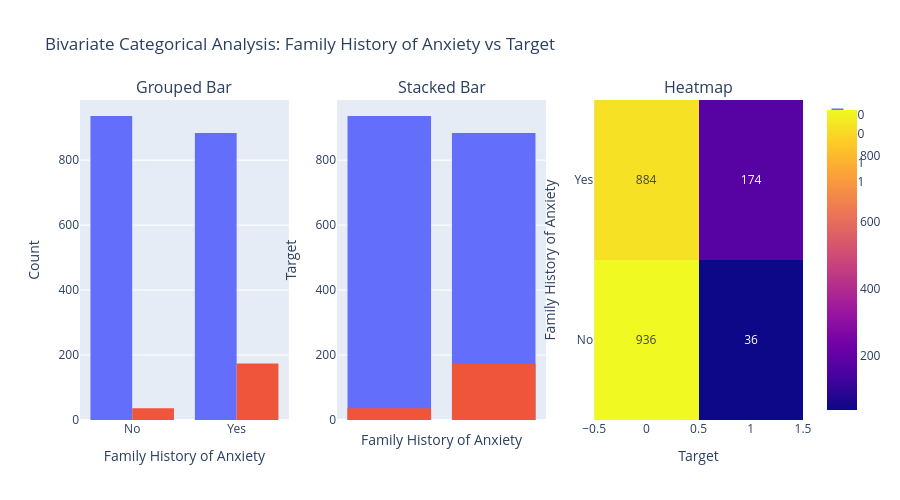

Notebook source saved alongside this figure:
### Code cell
fig2 = categorical_bivariate_all_plots(df, "Family History of Anxiety", "Target")
fig2.show()

### Figure 1 — Plotly figure (JSON) as saved in the notebook; plotly's stock layout.template omitted (floating-point values rounded to 4 significant figures; data arrays with more than 128 entries replaced by an {"elided": "..."} marker saying what was removed)
{"data": [{"alignmentgroup": "True", "bingroup": "x", "hovertemplate": "Target=0<br>Family History of Anxiety=%{x}<br>count=%{y}<extra></extra>", "legendgroup": "0", "marker": {"color": "#636efa", "pattern": {"shape": ""}}, "name": "0", "offsetgroup": "group_0", "orientation": "v", "showlegend": true, "type": "histogram", "x": {"elided": "1820 str values"}, "xaxis": "x", "yaxis": "y"}, {"alignmentgroup": "True", "bingroup": "x", "hovertemplate": "Target=1<br>Family History of Anxiety=%{x}<br>count=%{y}<extra></extra>", "legendgroup": "1", "marker": {"color": "#EF553B", "pattern": {"shape": ""}}, "name": "1", "offsetgroup": "group_1", "orientation": "v", "showlegend": true, "type": "histogram", "x": {"elided": "210 str values"}, "xaxis": "x", "yaxis": "y"}, {"alignmentgroup": "True", "bingroup": "x", "hovertemplate": "Target=0<br>Family History of Anxiety=%{x}<br>count=%{y}<extra></extra>", "legendgroup": "0", "marker": {"color": "#636efa", "pattern": {"shape": ""}}, "name": "0", "offsetgroup": "stacked", "orientation": "v", "showlegend": true, "type": "histogram", "x": {"elided": "1820 str values"}, "xaxis": "x2", "yaxis": "y2"}, {"alignmentgroup": "True", "bingroup": "x", "hovertemplate": "Target=1<br>Family History of Anxiety=%{x}<br>count=%{y}<extra></extra>", "legendgroup": "1", "marker": {"color": "#EF553B", "pattern": {"shape": ""}}, "name": "1", "offsetgroup": "stacked", "orientation": "v", "showlegend": true, "type": "histogram", "x": {"elided": "210 str values"}, "xaxis": "x2", "yaxis": "y2"}, {"coloraxis": "coloraxis", "hovertemplate": "Target: %{x}<br>Family History of Anxiety: %{y}<br>Count: %{z}<extra></extra>", "name": "0", "texttemplate": "%{z}", "type": "heatmap", "x": [0, 1], "xaxis": "x3", "y": ["No", "Yes"], "yaxis": "y3", "z": [[936, 36], [884, 174]]}], "layout": {"annotations": [{"font": {"size": 16}, "showarrow": false, "text": "Grouped Bar", "x": 0.1444, "xanchor": "center", "xref": "paper", "y": 1, "yanchor": "bottom", "yref": "paper"}, {"font": {"size": 16}, "showarrow": false, "text": "Stacked Bar", "x": 0.5, "xanchor": "center", "xref": "paper", "y": 1, "yanchor": "bottom", "yref": "paper"}, {"font": {"size": 16}, "showarrow": false, "text": "Heatmap", "x": 0.8556, "xanchor": "center", "xref": "paper", "y": 1, "yanchor": "bottom", "yref": "paper"}], "height": 500, "title": {"text": "Bivariate Categorical Analysis: Family History of Anxiety vs Target"}, "xaxis": {"anchor": "y", "categoryarray": [], "categoryorder": "array", "domain": [0, 0.2889], "title": {"text": "Family History of Anxiety"}}, "xaxis2": {"anchor": "y2", "domain": [0.3556, 0.6444], "title": {"text": "Family History of Anxiety"}}, "xaxis3": {"anchor": "y3", "domain": [0.7111, 1], "title": {"text": "Target"}}, "yaxis": {"anchor": "x", "domain": [0, 1], "title": {"text": "Count"}}, "yaxis2": {"anchor": "x2", "domain": [0, 1], "title": {"text": "Target"}}, "yaxis3": {"anchor": "x3", "categoryarray": [], "categoryorder": "array", "domain": [0, 1], "title": {"text": "Family History of Anxiety"}}}}
